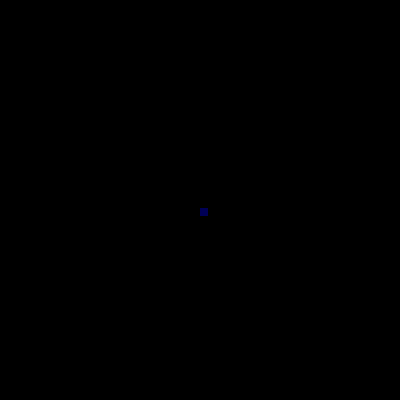
Frame 1 (no input)
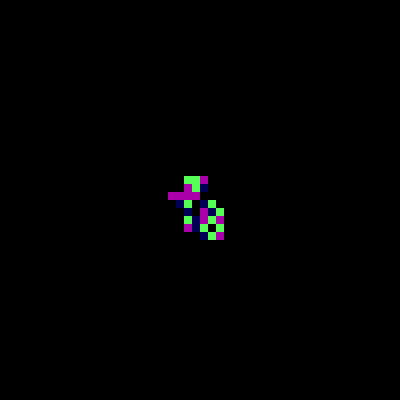
Frame 60 (no input)
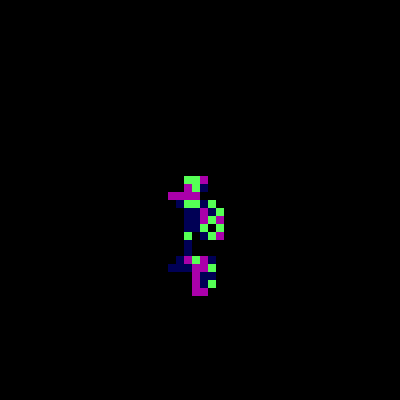
Frame 120 (the mouse pressed at the canvas centre since frame 60)

The p5.js sketch that drew these frames (run headless with seeded random() and noise() and a simulated clock; from frame 60 on, the mouse is pressed at the canvas centre):

// p5.js sketch
// ── sketch.js
let p;
function createColor(){
  let col_aux = [];
  for(let i = 0; i < 3; i++){
    let val = int(random(4)) * 85;
    col_aux.push(val);
  }
  return color(col_aux);
}
function setup() {
  createCanvas(400, 400);
  background(0);
  p = new Particle(width / 2, height / 2);
}

function draw() {
  p.update();
  p.show();
}

class Particle {
  constructor() {
    this.x = width/2;
    this.y = height/2;
    this.size = 8;
    this.options = [this.up, this.down, this.left, this.right];
    this.colores = [];
    this.addColor();
    this.health = 1000;
    
  }
  addColor(){
    this.colores = []
    for(let i=0; i<3; i++){
      this.colores.push(createColor())
    }
  }
  checkLimits(){
    if(this.x < 0 || this.x > width || this.y < 0 || this.y > height){
      this.x = width/2
      this.y = height/2
    }
  }
  show() {
    noStroke()
    this.colorea()
    rect(this.x, this.y, this.size);
  }
  colorea(){
    if(this.health == 0){
      fill(this.colores[0])
    }
    else{
      fill(random(this.colores))
    }
  }
  update() {
    if(this.health == 0){
      return
    }
    let index = floor(random(this.options.length)); // Generar un índice aleatorio
    let selectedFunction = this.options[index]; // Obtener la función seleccionada
    selectedFunction.call(this);
    this.checkLimits();
    this.health--;
  }

  up() {
    this.y -= this.size;
  }

  down() {
    this.y += this.size;
  }

  left() {
    this.x -= this.size;
  }

  right() {
    this.x += this.size;
  }
}
